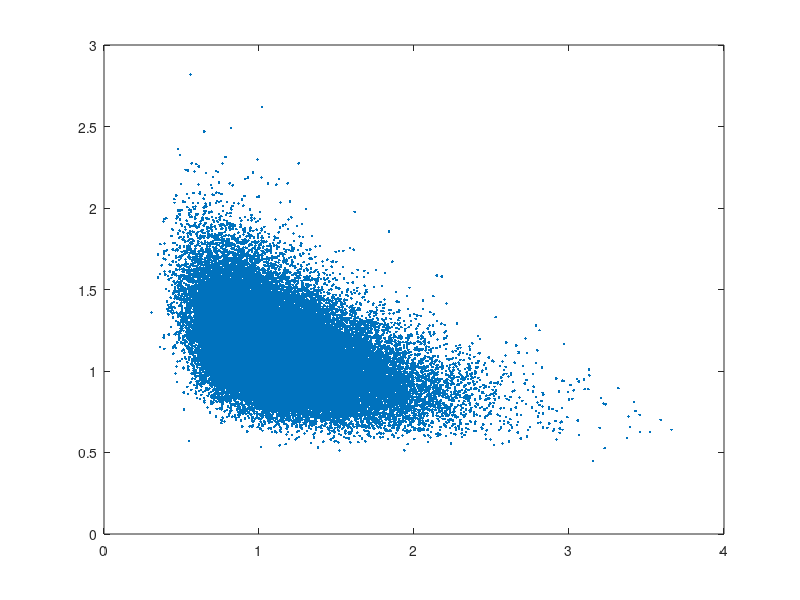

This figure's MATLAB source: (Note: this script raises an error after producing the figure.)
% this script shows the affine equivariance properties of expected value
% and covariance in a lognormal example
% see "Risk and Asset Allocation"-Springer (2005), by A. Meucci

clc; clear; close all

%%%%%%%%%%%%%%%%%%%%%%%%%%%%%%%%%%%%%%%%%%%%%%%%%%%%%%%%%%%%%%%%%%%%%%%%%%%%%%%%%%%%%%%%%%%%%%%%%%%%%%%%%%%%%%%%%%%%%%%%%%%%%%%%%%%%%%%%%%%
% input parameters
NumSimulations=50000;

% distribution
Mu=[0.1 0.1]';  
s=[0.3 0.2];
r=-0.5;

% invertible affine transformation
m=[.5 .4]';
B=[-1 2;.5 -2];

%%%%%%%%%%%%%%%%%%%%%%%%%%%%%%%%%%%%%%%%%%%%%%%%%%%%%%%%%%%%%%%%%%%%%%%%%%%%%%%%%%%%%%%%%%%%%%%%%%%%%%%%%%%%%%%%%%%%%%%%%%%%%%%%%%%%%
% generate lognormal sample
Sigma=[s(1)^2     r*s(1)*s(2)
    r*s(1)*s(2)    s(2)^2];

Z = mvnrnd(Mu,Sigma,NumSimulations);
X = exp(Z);
Y = ones(NumSimulations,1)*m'+X*B';

%%%%%%%%%%%%%%%%%%%%%%%%%%%%%%%%%%%%%%%%%%%%%%%%%%%%%%%%%%%%%%%%%%%%%%%%%%%%%%%%%%%%%%%%%%%%%%%%%%%%%%%%%%%%%%%%%%%%%
% compute location and dispersion (analytical)
Expected_Value_X=exp(Mu+(1/2)*diag(Sigma));
Covariance_X=exp(Mu+(1/2)*diag(Sigma))*exp(Mu+(1/2)*diag(Sigma))'.*(exp(Sigma)-1);
Expected_Value_Y=m+B*Expected_Value_X;
Covariance_Y=B*Covariance_X*B';

% compute Mahalanobis distance
u=X-ones(NumSimulations,1)*Expected_Value_X';
ZX=sqrt(   sum( (u*inv(Covariance_X)).*u,2)   );

v=Y-ones(NumSimulations,1)*Expected_Value_Y';
ZY=sqrt(   sum( (v*inv(Covariance_Y)).*v,2)   );

%%%%%%%%%%%%%%%%%%%%%%%%%%%%%%%%%%%%%%%%%%%%%%%%%%%%%%%%%%%%%%%%%%%%%%%%%%%%%%%%%%%%%%%%%%%%%%%%%%%%%%%%%%%%%%%%%%%%%
% plots
figure 

Scale=2;
PlotEigVectors=1;
PlotSquare=1;

h=plot(X(:,1),X(:,2),'.');
hold on 
TwoDimEllipsoid(Expected_Value_X,Covariance_X,Scale,PlotEigVectors,PlotSquare)
hold on 
h=plot(Y(:,1),Y(:,2),'.');
set(h,'color','g')
hold on 
TwoDimEllipsoid(Expected_Value_Y,Covariance_Y,Scale,PlotEigVectors,PlotSquare)
grid on

figure
NumBins=round(10*log(NumSimulations));

subplot(2,1,1)
hist(ZX,NumBins)
xlabel('Mahalanobis distance of X')
grid on
subplot(2,1,2)
hist(ZY,NumBins)
xlabel('Mahalanobis distance of Y=a+BX')
grid on